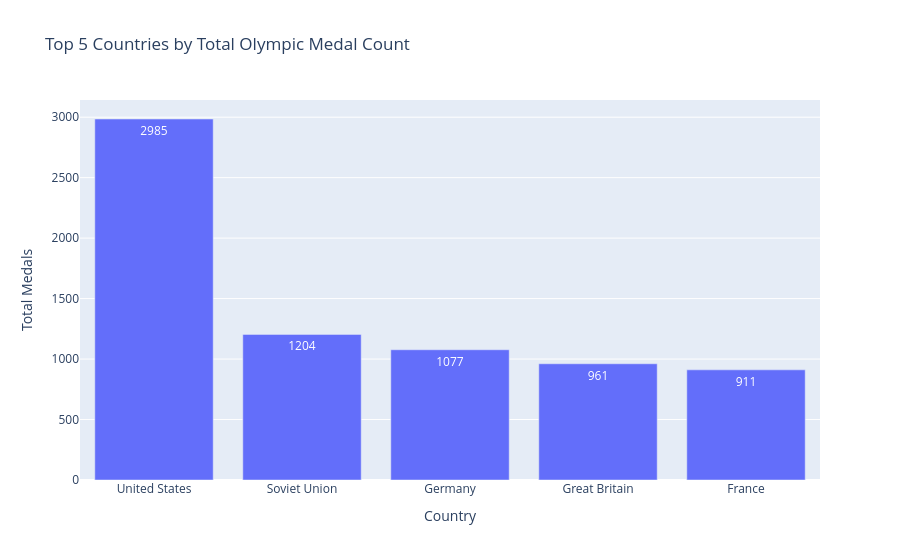

Write notebook code for a chart like this one.
### Markdown cell above
### Q3: Five countries with the highest overall medal counts

### Code cell
pipeline = [
    {'$group': {'_id': '$Country', 'total_medals': {'$sum': '$Total'}}},
    {'$sort': {'total_medals': -1}},
    {'$limit': 5}
]
q3_results = list(wins_collection.aggregate(pipeline))
q3_df = pd.DataFrame(q3_results).rename(columns={'_id': 'Country'})
print(q3_df)

fig_q3 = px.bar(q3_df, x='Country', y='total_medals', text='total_medals',
                title='Top 5 Countries by Total Olympic Medal Count',
                labels={'total_medals': 'Total Medals'})
fig_q3.show()

### Figure 1 — Plotly figure (JSON) as saved in the notebook; plotly's stock layout.template omitted (floating-point values rounded to 4 significant figures)
{"data": [{"hovertemplate": "Country=%{x}<br>Total Medals=%{text}<extra></extra>", "legendgroup": "", "marker": {"color": "#636efa", "pattern": {"shape": ""}}, "name": "", "orientation": "v", "showlegend": false, "text": [2985.0, 1204.0, 1077.0, 961.0, 911.0], "textposition": "auto", "type": "bar", "x": ["United States", "Soviet Union", "Germany", "Great Britain", "France"], "xaxis": "x", "y": [2985, 1204, 1077, 961, 911], "yaxis": "y"}], "layout": {"barmode": "relative", "legend": {"tracegroupgap": 0}, "title": {"text": "Top 5 Countries by Total Olympic Medal Count"}, "xaxis": {"anchor": "y", "domain": [0, 1], "title": {"text": "Country"}}, "yaxis": {"anchor": "x", "domain": [0, 1], "title": {"text": "Total Medals"}}}}
